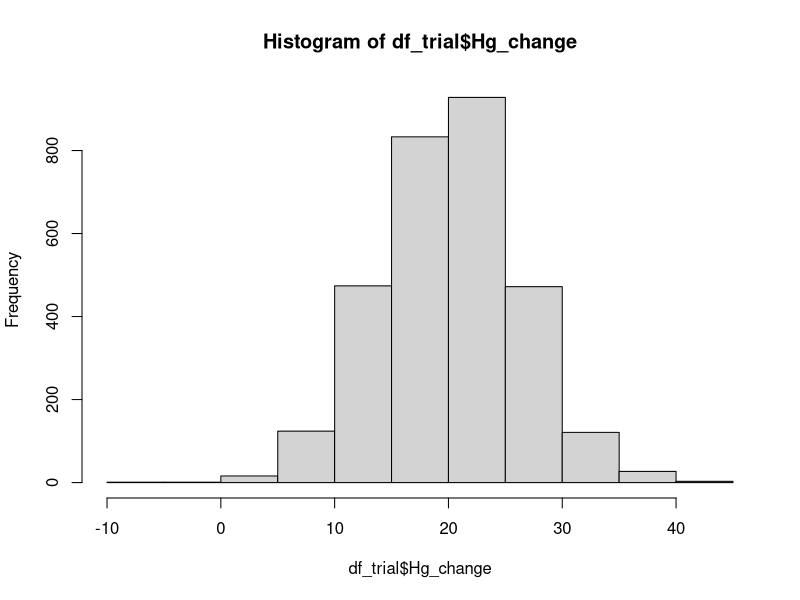
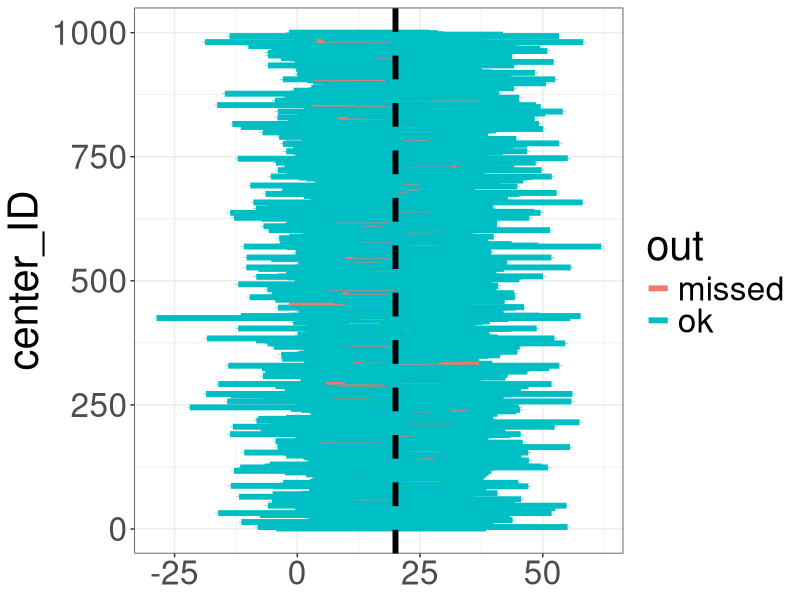

Source code (R) for these figures, in order:
## ---- chunk 1
knitr::opts_chunk$set(echo = TRUE)

library(tidyverse)

## ---- chunk 2

num_centers <- 1000 # Сколько центров поучаствует в эксперименте?

sample_size <- 3 # Количество пациентов, прошедших, терапию
Hg_improve <- 20 # Истинное среднее изменение уровня Hg (в ГЕНЕРАЛЬНОЙ СОВОКУПНОСТИ)
Hg_sd <- 6 # Разброс в улучшении Hg

df_trial <- data.frame(
  center_ID = rep(1:num_centers, each = sample_size),
  patient_ID = rep(1:sample_size, num_centers),
  Hg_change = rnorm(sample_size*num_centers, mean = Hg_improve, sd = Hg_sd)
)

hist(df_trial$Hg_change)

trial_results <- df_trial %>% 
  group_by(center_ID) %>% 
  do(broom::tidy(t.test(Hg_change ~ 1, conf.level = 0.95, data = .))) %>% 
  dplyr::select(estimate, conf.low, conf.high) %>% 
  mutate(CI_width = conf.high - conf.low) %>% 
  mutate(out = ifelse((Hg_improve < conf.high) & (Hg_improve > conf.low), 'ok', 'missed'))

table(trial_results$out)

## ---- chunk 3

ggplot(trial_results, aes(y = center_ID)) +
  geom_errorbar(mapping = aes(xmin = conf.low, xmax = conf.high, color = out), size = 2) +
  geom_vline(xintercept=Hg_improve, linetype="dashed", 
                color = "black", size=2) +
  theme_bw() +
  theme(text = element_text(size = 30))  


## ---- chunk 4

num_centers <- 1000 # Сколько центров поучаствует в эксперименте?

sample_size <- 70 # Количество пациентов, прошедших, терапию
avg_recovery_time <- 20 # Истинное среднее время до выздоровления (в ГЕНЕРАЛЬНОЙ СОВОКУПНОСТИ)

df_trial <- data.frame(
  center_ID = rep(1:num_centers, each = sample_size),
  patient_ID = rep(1:sample_size, num_centers),
  recovery_time = rexp(sample_size*num_centers, rate = 1/avg_recovery_time) 
)

trial_results <- df_trial %>% 
  group_by(center_ID) %>% 
  do(broom::tidy(t.test(recovery_time ~ 1, conf.level = 0.95, data = .))) %>% 
  dplyr::select(estimate, conf.low, conf.high) %>% 
  mutate(CI_width = conf.high - conf.low) %>% 
  mutate(out = ifelse((avg_recovery_time < conf.high) & (avg_recovery_time > conf.low), 'ok', 'missed'))

table(trial_results$out)

# Как зависит вероятность промаха при изменении:
# - объема выборки?

## ---- chunk 5

sample_size <- 30 # Количество пациентов, прошедших терапию в каждой из групп

avg_recovery_time_R <- 20 # Истинное среднее время выздоровление для референса (в ГЕНЕРАЛЬНОЙ СОВОКУПНОСТИ)

avg_recovery_time_T <- 10 # Истинное среднее время выздоровление для теста (в ГЕНЕРАЛЬНОЙ СОВОКУПНОСТИ)

time_sd <- 3 # Разброс во времени выздоровление 

df_trial <- data.frame(
  arm = rep(c('R', 'T'), each = sample_size),
  patient_ID = rep(1:sample_size, 2),
  recovery_time = c(rnorm(sample_size, mean = avg_recovery_time_R, sd = time_sd),
                    rnorm(sample_size, mean = avg_recovery_time_T, sd = time_sd))
)

trial_results <- df_trial %>% 
  do(broom::tidy(t.test(recovery_time ~ arm, conf.level = 0.95, data = .))) %>% 
  dplyr::select(estimate, conf.low, conf.high) %>% 
  mutate(CI_width = conf.high - conf.low)

# ДИ для чего показывает функция?

